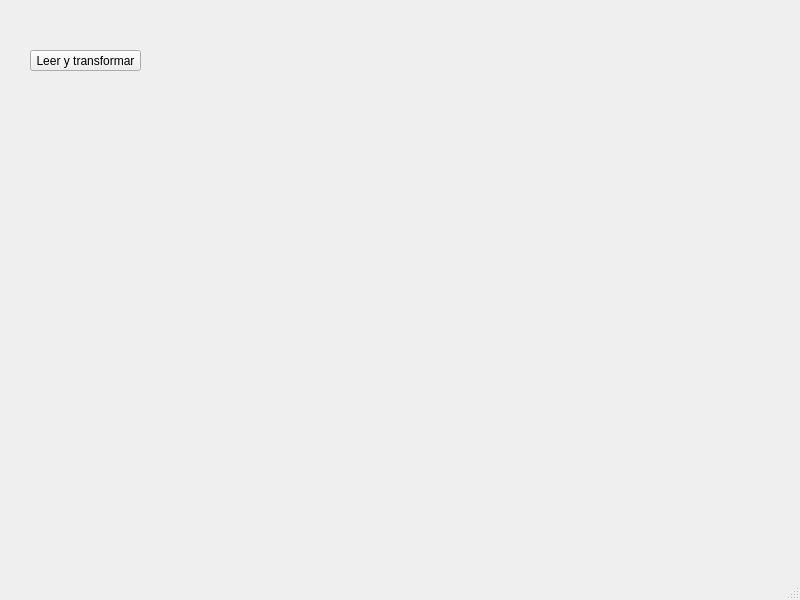
<?xml version="1.0" encoding="UTF-8"?>
<ui version="4.0">
 <class>MainWindow</class>
 <widget class="QMainWindow" name="MainWindow">
  <property name="geometry">
   <rect>
    <x>0</x>
    <y>0</y>
    <width>800</width>
    <height>600</height>
   </rect>
  </property>
  <property name="windowTitle">
   <string>MainWindow</string>
  </property>
  <widget class="QWidget" name="centralwidget">
   <widget class="QPushButton" name="pushButton">
    <property name="geometry">
     <rect>
      <x>30</x>
      <y>50</y>
      <width>111</width>
      <height>21</height>
     </rect>
    </property>
    <property name="text">
     <string>Leer y transformar</string>
    </property>
   </widget>
  </widget>
  <widget class="QMenuBar" name="menubar">
   <property name="geometry">
    <rect>
     <x>0</x>
     <y>0</y>
     <width>800</width>
     <height>22</height>
    </rect>
   </property>
  </widget>
  <widget class="QStatusBar" name="statusbar"/>
 </widget>
 <resources/>
 <connections/>
</ui>
